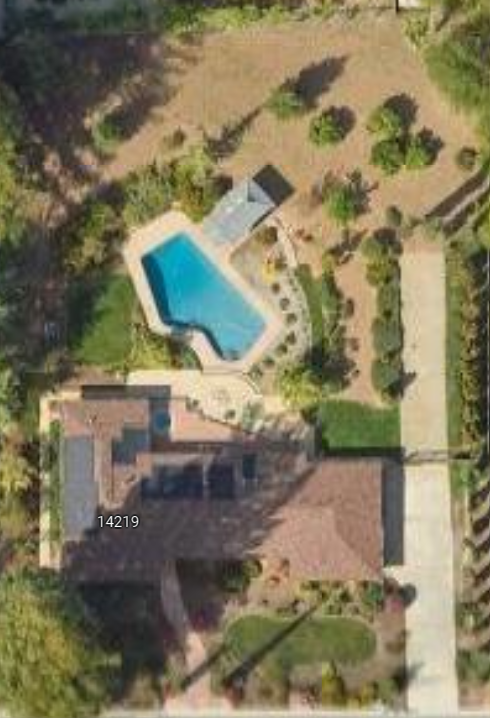
#> input picture input_images/14219.png, 490 x 718 px, found by its file name
$ jupyter execute --allow-errors imagedraw_test.ipynb
#> lines starting #> are read from the running program, lines starting #| are printed output that depends on the picture
[cell 1]
### Main plot tool ###

from PIL import Image, ImageDraw, ImageEnhance

def mask_object_in_image_translucent(image_path, mask_areas, opacity=0.5):
    """
    Masks specified areas in an image with a translucent overlay.

    Parameters:
    - image_path: Path to the image file.
    - mask_areas: List of tuples representing the areas to mask. Each tuple is (left, top, right, bottom).
    - opacity: Opacity level of the mask, where 0 is completely transparent and 1 is fully opaque.

    Returns:
    - A PIL Image object with the areas masked by a translucent overlay.
    """
#> called with image_path = './input_images/14219.png', opacity = 0.4
    with Image.open(image_path) as img:
        # Create a transparent overlay
#> img is the input picture: PIL image 490x718 RGBA; mean R, G, B, A 128.3, 120.5, 92.6, 255
        overlay = Image.new("RGBA", img.size, (255, 0, 0, 0))
        draw = ImageDraw.Draw(overlay)

        # Draw semi-transparent rectangles on the overlay
        for area in mask_areas:
            draw.rectangle(area, fill=(255, 0, 0, int(255 * opacity)))  # Black with transparency

        # Composite the overlay onto the original image
        img_with_overlay = Image.alpha_composite(img.convert("RGBA"), overlay)
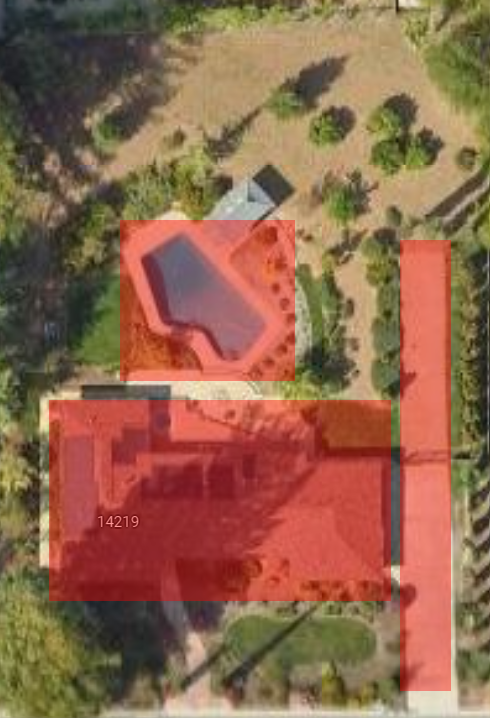
#> img_with_overlay: PIL image 490x718 RGBA; mean R, G, B, A 144.1, 102.2, 76.6, 255

        return img_with_overlay.convert("RGB")  # Convert back to RGB if needed

# Example usage
image_path = "./input_images/14219.png"
mask_areas = [(120, 220, 294, 380), (49, 400, 390, 600), (400, 240, 450, 690)]  # Example areas, replace with actual coordinates
masked_image = mask_object_in_image_translucent(image_path, mask_areas, opacity=0.4)  # 50% opacity
masked_image.show()

[cell 2]
from PIL import Image, ImageDraw
from IPython.display import display

with Image.open("./input_images/14219.png") as im:

    draw = ImageDraw.Draw(im)
    draw.line((0, 0) + im.size, fill=128)
    draw.line((0, im.size[1], im.size[0], 0), fill=128)

    # write to stdout
    display(im)
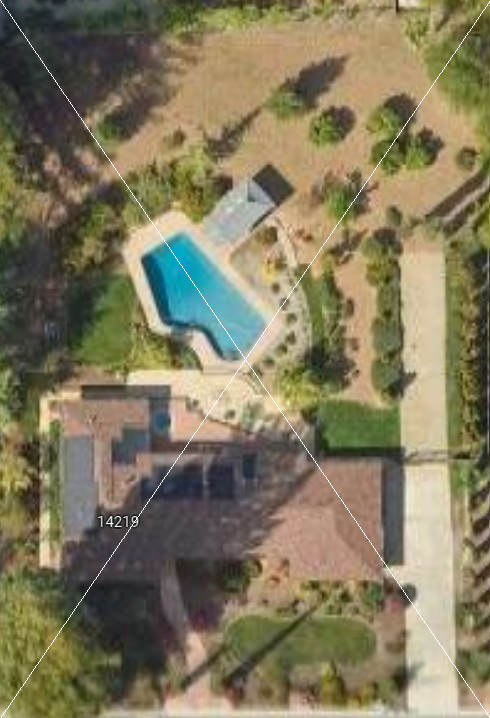
#> shown: PIL image 490x718 RGBA; mean R, G, B, A 128.3, 119.9, 92.1, 254; transparent parts drawn white

[cell 3]
from PIL import Image, ImageDraw
from IPython.display import display

def mask_object_in_image(image_path, mask_areas):
    """
    Masks specified areas in an image.

    Parameters:
    - image_path: Path to the image file.
    - mask_areas: List of tuples representing the areas to mask. Each tuple is (left, top, right, bottom).

    Returns:
    - A PIL Image object with the areas masked.
    """
#> called with image_path = './input_images/14219.png'
    with Image.open(image_path) as img:
        draw = ImageDraw.Draw(img)
        for area in mask_areas:
            draw.rectangle(area, fill="black")  # Fill with black or any other color
        return img

# Example usage
image_path = "./input_images/14219.png"
mask_areas = [(50, 50, 100, 100), (200, 200, 250, 250)]  # Example areas, replace with your actual coordinates
masked_image = mask_object_in_image(image_path, mask_areas)
masked_image.show()

[cell 4]
import cv2

# This is a simplified example and won't run without a proper model and setup.

# Step 1: Load your object detection model
#> (the rest of this cell did not finish here and is left out)

[cell 5]
import cv2
import numpy as np

def find_color_bounds(image, lower_color, upper_color):
    # Convert the image to the HSV color space
    hsv_image = cv2.cvtColor(image, cv2.COLOR_BGR2HSV)
#> hsv_image: shape (718, 490, 3); mean H, S, V 37, 82.2, 132.4
    # Find the colors within the specified boundaries
    mask = cv2.inRange(hsv_image, lower_color, upper_color)
#> mask: shape (718, 490); every value is 0
    # Find contours in the mask
    contours, _ = cv2.findContours(mask.copy(), cv2.RETR_EXTERNAL, cv2.CHAIN_APPROX_SIMPLE)
#> contours = []
    # Get the bounding box of the largest contour
    if contours:
        c = max(contours, key=cv2.contourArea)
        x, y, w, h = cv2.boundingRect(c)
        return (x, y, x + w, y + h)
    return None

# Load the image
image = cv2.imread('./input_images/14219.png')

# Define color ranges for detection in HSV
# These ranges should be determined based on the colors of the pool, property, and road
# For example, if the pool is blue:
blue_lower = np.array([100, 150, 150])
blue_upper = np.array([140, 255, 255])

# Detect objects by color
pool_bounds = find_color_bounds(image, blue_lower, blue_upper)
# Repeat for other colors and objects

# Apply masking if bounds are found
if pool_bounds:
    # Draw a rectangle mask on the image
    cv2.rectangle(image, (pool_bounds[0], pool_bounds[1]), (pool_bounds[2], pool_bounds[3]), (255, 255, 255), -1)

# Save or display the masked image
cv2.imshow('Masked Image', image)
cv2.waitKey(0)
cv2.destroyAllWindows()
